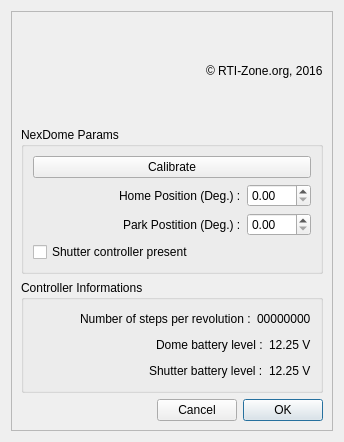
<?xml version="1.0" encoding="UTF-8"?>
<ui version="4.0">
 <class>X2Dome</class>
 <widget class="QDialog" name="X2Dome">
  <property name="geometry">
   <rect>
    <x>0</x>
    <y>0</y>
    <width>344</width>
    <height>442</height>
   </rect>
  </property>
  <property name="minimumSize">
   <size>
    <width>344</width>
    <height>442</height>
   </size>
  </property>
  <property name="maximumSize">
   <size>
    <width>344</width>
    <height>442</height>
   </size>
  </property>
  <property name="windowTitle">
   <string>NexDome controller settings</string>
  </property>
  <layout class="QVBoxLayout" name="verticalLayout_5">
   <item>
    <widget class="X2Form" name="X2Form">
     <property name="minimumSize">
      <size>
       <width>0</width>
       <height>0</height>
      </size>
     </property>
     <property name="maximumSize">
      <size>
       <width>1024</width>
       <height>768</height>
      </size>
     </property>
     <property name="frameShape">
      <enum>QFrame::StyledPanel</enum>
     </property>
     <property name="frameShadow">
      <enum>QFrame::Raised</enum>
     </property>
     <property name="SerialPortName" stdset="0">
      <string/>
     </property>
     <layout class="QGridLayout" name="gridLayout">
      <item row="4" column="0">
       <widget class="QGroupBox" name="groupBox">
        <property name="title">
         <string>Controller Informations</string>
        </property>
        <layout class="QGridLayout" name="gridLayout_3">
         <item row="2" column="0">
          <layout class="QHBoxLayout" name="horizontalLayout_7">
           <item>
            <spacer name="horizontalSpacer_5">
             <property name="orientation">
              <enum>Qt::Horizontal</enum>
             </property>
             <property name="sizeHint" stdset="0">
              <size>
               <width>40</width>
               <height>20</height>
              </size>
             </property>
            </spacer>
           </item>
           <item>
            <widget class="QLabel" name="label_5">
             <property name="text">
              <string>Shutter battery level :</string>
             </property>
            </widget>
           </item>
           <item>
            <widget class="QLabel" name="shutterBatteryLevel">
             <property name="text">
              <string>12.25 V</string>
             </property>
            </widget>
           </item>
          </layout>
         </item>
         <item row="0" column="0">
          <layout class="QHBoxLayout" name="horizontalLayout">
           <item>
            <spacer name="horizontalSpacer_6">
             <property name="orientation">
              <enum>Qt::Horizontal</enum>
             </property>
             <property name="sizeHint" stdset="0">
              <size>
               <width>40</width>
               <height>20</height>
              </size>
             </property>
            </spacer>
           </item>
           <item>
            <widget class="QLabel" name="label">
             <property name="text">
              <string>Number of steps per revolution :</string>
             </property>
            </widget>
           </item>
           <item>
            <widget class="QLabel" name="ticksPerRev">
             <property name="text">
              <string>00000000</string>
             </property>
            </widget>
           </item>
          </layout>
         </item>
         <item row="1" column="0">
          <layout class="QHBoxLayout" name="horizontalLayout_6">
           <item>
            <spacer name="horizontalSpacer_7">
             <property name="orientation">
              <enum>Qt::Horizontal</enum>
             </property>
             <property name="sizeHint" stdset="0">
              <size>
               <width>40</width>
               <height>20</height>
              </size>
             </property>
            </spacer>
           </item>
           <item>
            <widget class="QLabel" name="label_7">
             <property name="text">
              <string>Dome battery level :</string>
             </property>
            </widget>
           </item>
           <item>
            <widget class="QLabel" name="domeBatteryLevel">
             <property name="text">
              <string>12.25 V</string>
             </property>
            </widget>
           </item>
          </layout>
         </item>
        </layout>
       </widget>
      </item>
      <item row="2" column="0">
       <widget class="QGroupBox" name="MaxDomeIIParams">
        <property name="title">
         <string>NexDome Params</string>
        </property>
        <layout class="QGridLayout" name="gridLayout_2">
         <item row="10" column="0">
          <layout class="QHBoxLayout" name="horizontalLayout_3">
           <item>
            <spacer name="horizontalSpacer_2">
             <property name="orientation">
              <enum>Qt::Horizontal</enum>
             </property>
             <property name="sizeHint" stdset="0">
              <size>
               <width>40</width>
               <height>20</height>
              </size>
             </property>
            </spacer>
           </item>
           <item>
            <widget class="QLabel" name="label_3">
             <property name="text">
              <string>Park Postition (Deg.) :</string>
             </property>
            </widget>
           </item>
           <item>
            <widget class="QDoubleSpinBox" name="parkPosition">
             <property name="maximum">
              <double>359.990000000000009</double>
             </property>
            </widget>
           </item>
          </layout>
         </item>
         <item row="2" column="0">
          <widget class="QPushButton" name="pushButton">
           <property name="text">
            <string>Calibrate</string>
           </property>
          </widget>
         </item>
         <item row="11" column="0">
          <widget class="QCheckBox" name="hasShutterCtrl">
           <property name="text">
            <string>Shutter controller present</string>
           </property>
          </widget>
         </item>
         <item row="7" column="0" rowspan="2">
          <layout class="QHBoxLayout" name="horizontalLayout_2">
           <item>
            <spacer name="horizontalSpacer">
             <property name="orientation">
              <enum>Qt::Horizontal</enum>
             </property>
             <property name="sizeHint" stdset="0">
              <size>
               <width>40</width>
               <height>20</height>
              </size>
             </property>
            </spacer>
           </item>
           <item>
            <widget class="QLabel" name="label_2">
             <property name="text">
              <string>Home Position (Deg.) :</string>
             </property>
            </widget>
           </item>
           <item>
            <widget class="QDoubleSpinBox" name="homePosition">
             <property name="maximum">
              <double>359.990000000000009</double>
             </property>
            </widget>
           </item>
          </layout>
         </item>
        </layout>
       </widget>
      </item>
      <item row="5" column="0">
       <layout class="QHBoxLayout" name="horizontalLayout_4">
        <item>
         <spacer name="horizontalSpacer_4">
          <property name="orientation">
           <enum>Qt::Horizontal</enum>
          </property>
          <property name="sizeHint" stdset="0">
           <size>
            <width>40</width>
            <height>20</height>
           </size>
          </property>
         </spacer>
        </item>
        <item>
         <widget class="QPushButton" name="pushButtonCancel">
          <property name="text">
           <string>Cancel</string>
          </property>
         </widget>
        </item>
        <item>
         <widget class="QPushButton" name="pushButtonOK">
          <property name="text">
           <string>OK</string>
          </property>
          <property name="default">
           <bool>true</bool>
          </property>
         </widget>
        </item>
       </layout>
      </item>
      <item row="0" column="0">
       <layout class="QHBoxLayout" name="horizontalLayout_5">
        <item>
         <widget class="QLabel" name="label_logo">
          <property name="text">
           <string/>
          </property>
          <property name="pixmap">
           <pixmap>NexDome.png</pixmap>
          </property>
          <property name="alignment">
           <set>Qt::AlignCenter</set>
          </property>
          <property name="X2_PhotoFileName" stdset="0">
           <string>NexDome.png</string>
          </property>
         </widget>
        </item>
        <item>
         <spacer name="horizontalSpacer_3">
          <property name="orientation">
           <enum>Qt::Horizontal</enum>
          </property>
          <property name="sizeHint" stdset="0">
           <size>
            <width>40</width>
            <height>20</height>
           </size>
          </property>
         </spacer>
        </item>
        <item>
         <widget class="QLabel" name="label_4">
          <property name="text">
           <string>© RTI-Zone.org, 2016</string>
          </property>
         </widget>
        </item>
       </layout>
      </item>
     </layout>
    </widget>
   </item>
  </layout>
 </widget>
 <customwidgets>
  <customwidget>
   <class>X2Form</class>
   <extends>QFrame</extends>
   <header>x2form.h</header>
   <container>1</container>
  </customwidget>
 </customwidgets>
 <resources/>
 <connections/>
 <designerdata>
  <property name="gridDeltaX">
   <number>8</number>
  </property>
  <property name="gridDeltaY">
   <number>8</number>
  </property>
  <property name="gridSnapX">
   <bool>true</bool>
  </property>
  <property name="gridSnapY">
   <bool>true</bool>
  </property>
  <property name="gridVisible">
   <bool>true</bool>
  </property>
 </designerdata>
</ui>
